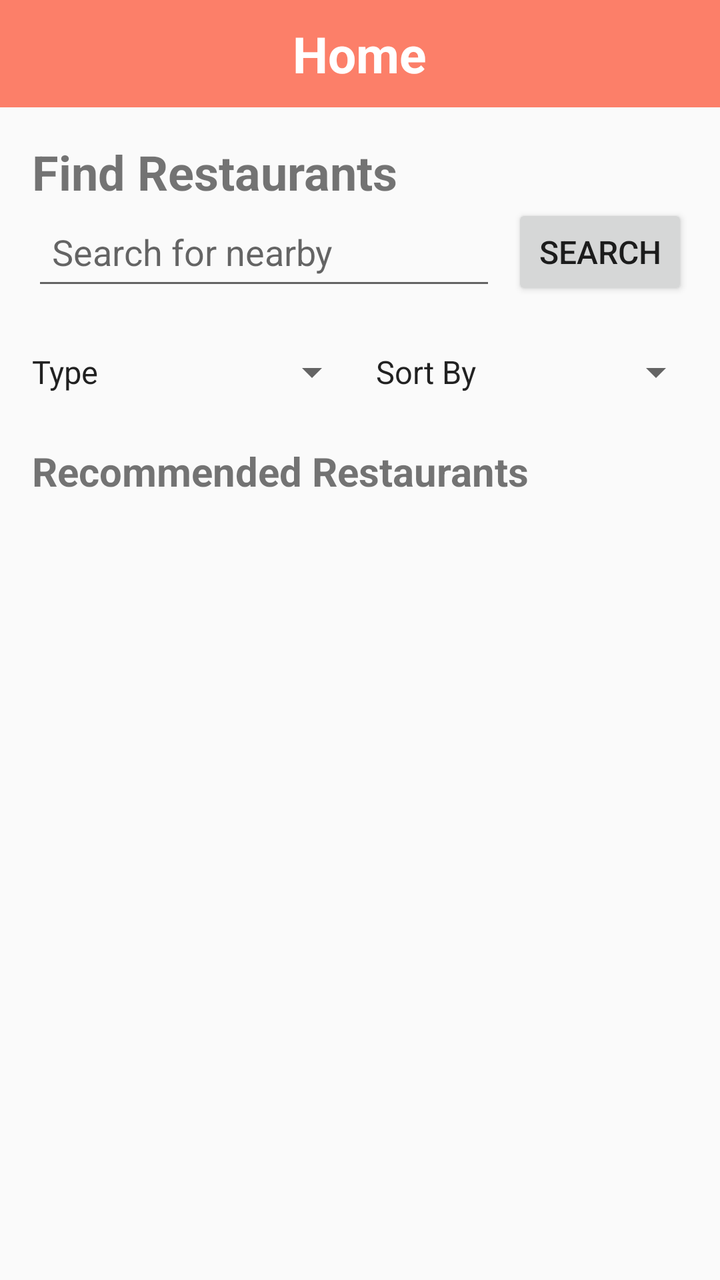
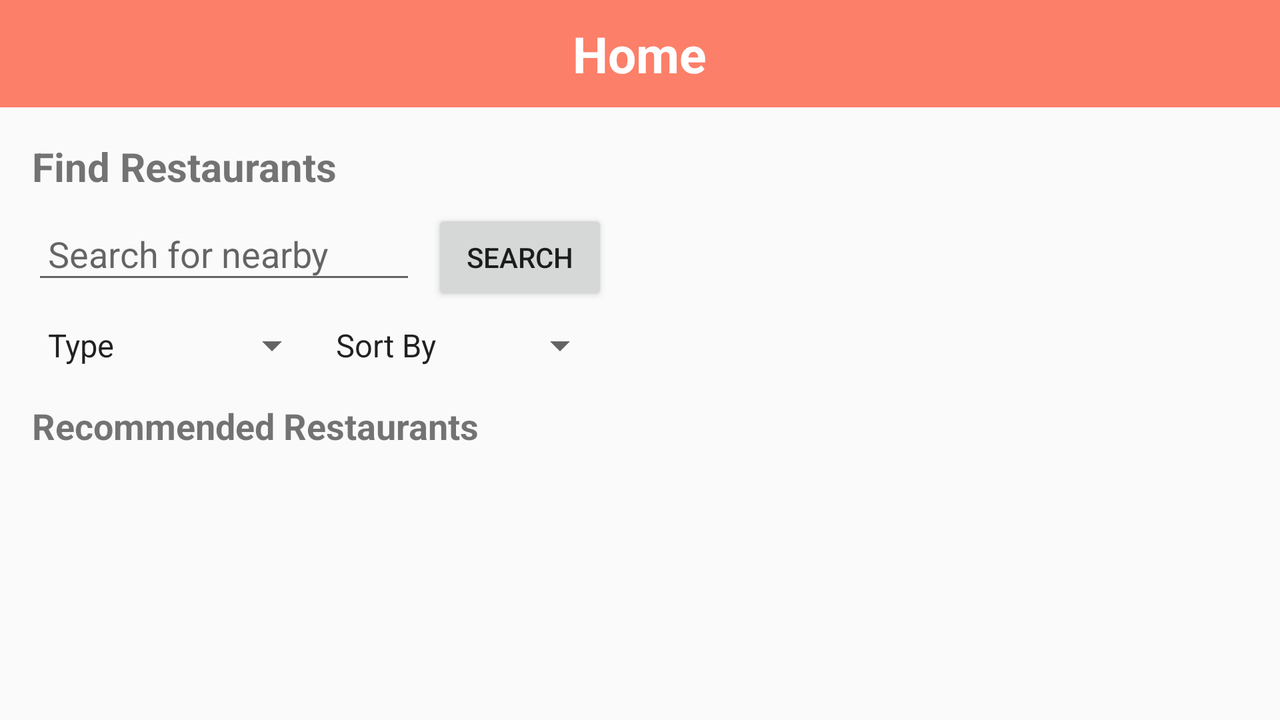

The same Android screen from two of the app's own layout files: first res/layout/ as a phone draws it, then the repository's variant for another configuration, drawn on a device whose configuration selects that folder. Both files follow.
<!-- AndroidManifest.xml: application theme Theme.SmartCity -->
<!-- res/layout/fragment_home.xml -->
<?xml version="1.0" encoding="utf-8"?>
<androidx.constraintlayout.widget.ConstraintLayout
    xmlns:android="http://schemas.android.com/apk/res/android"
    xmlns:app="http://schemas.android.com/apk/res-auto"
    xmlns:tools="http://schemas.android.com/tools"
    android:id="@+id/main"
    android:layout_width="match_parent"
    android:layout_height="match_parent"
    tools:context=".frontend.activity.MainActivity">


    <RelativeLayout
        android:layout_width="match_parent"
        android:layout_height="wrap_content"
        android:background="@color/navi_color"
        android:padding="10dp"
        android:id="@+id/toolbar"
        app:layout_constraintStart_toStartOf="parent"
        app:layout_constraintTop_toTopOf="parent"
        app:layout_constraintEnd_toEndOf="parent">

        <TextView
            android:layout_width="wrap_content"
            android:layout_height="wrap_content"
            android:text="Home"
            android:textSize="25sp"
            android:textStyle="bold"
            android:textColor="@color/white"
            android:layout_marginStart="10dp"
            android:layout_centerVertical="true"
            android:layout_centerInParent="true"/>
    </RelativeLayout>

    <TextView
        android:id="@+id/textViewTitle"
        android:layout_width="wrap_content"
        android:layout_height="wrap_content"
        android:layout_marginStart="16dp"
        android:layout_marginTop="16dp"
        android:text="Find Restaurants"
        android:textSize="24sp"
        android:textStyle="bold"
        app:layout_constraintStart_toStartOf="parent"
        app:layout_constraintTop_toBottomOf="@id/toolbar" />

    <EditText
        android:id="@+id/editTextSearch"
        android:layout_width="0dp"
        android:layout_height="wrap_content"
        android:layout_marginStart="16dp"
        android:layout_marginEnd="8dp"
        android:hint="Search for nearby"
        android:inputType="text"
        android:minHeight="48dp"
        android:padding="10dp"
        app:layout_constraintEnd_toStartOf="@+id/buttonSearch"
        app:layout_constraintStart_toStartOf="parent"
        app:layout_constraintTop_toBottomOf="@id/textViewTitle" />

    <Button
        android:id="@+id/buttonSearch"
        android:layout_width="wrap_content"
        android:layout_height="wrap_content"
        android:layout_marginEnd="16dp"
        android:text="Search"
        android:textSize="16sp"
        app:layout_constraintBottom_toBottomOf="@id/editTextSearch"
        app:layout_constraintEnd_toEndOf="parent"
        app:layout_constraintTop_toTopOf="@id/editTextSearch" />

    <LinearLayout
        android:id="@+id/linearLayoutFilterSort"
        android:layout_width="0dp"
        android:layout_height="wrap_content"
        android:layout_marginTop="16dp"
        android:orientation="horizontal"
        android:padding="8dp"
        app:layout_constraintEnd_toEndOf="parent"
        app:layout_constraintStart_toStartOf="parent"
        app:layout_constraintTop_toBottomOf="@id/editTextSearch">

        <Spinner
            android:id="@+id/spinnerFilter"
            android:layout_width="0dp"
            android:layout_height="wrap_content"
            android:layout_weight="1"
            android:entries="@array/filter_options"
            tools:ignore="TouchTargetSizeCheck" />

        <Spinner
            android:id="@+id/spinnerSortBy"
            android:layout_width="0dp"
            android:layout_height="wrap_content"
            android:layout_weight="1"
            android:entries="@array/sort_options"
            tools:ignore="TouchTargetSizeCheck" />
    </LinearLayout>

    <TextView
        android:id="@+id/textViewRecommended"
        android:layout_width="wrap_content"
        android:layout_height="wrap_content"
        android:layout_marginStart="16dp"
        android:layout_marginTop="16dp"
        android:text="Recommended Restaurants"
        android:textSize="20sp"
        android:textStyle="bold"
        app:layout_constraintStart_toStartOf="parent"
        app:layout_constraintTop_toBottomOf="@id/linearLayoutFilterSort" />

    <ListView
        android:id="@+id/listViewRestaurants"
        android:layout_width="0dp"
        android:layout_height="0dp"
        app:layout_constraintBottom_toBottomOf="parent"
        app:layout_constraintEnd_toEndOf="parent"
        app:layout_constraintStart_toStartOf="parent"
        app:layout_constraintTop_toBottomOf="@+id/textViewRecommended" />

</androidx.constraintlayout.widget.ConstraintLayout>
<!-- resources referenced by this layout -->
<resources>
  <string-array name="filter_options">
          <item>Type</item>
          <item>Bar</item>
          <item>Cafe</item>
          <item>Food</item>
          <item>Lodging</item>
      </string-array>
  <string-array name="sort_options">
          <item>Sort By</item> 
          <item>Price: Low to High</item>
          <item>Price: High to Low</item>
          <item>Rating: High to Low</item>
          <item>Rating: Low to High</item>
      </string-array>
  <color name="navi_color">#fc7f69</color>
  <color name="white">#FFFFFFFF</color>
  <style name="Theme.SmartCity" parent="Base.Theme.SmartCity" />
  <style name="Base.Theme.SmartCity" parent="Theme.MaterialComponents.DayNight.NoActionBar.Bridge">
          
          
      </style>
</resources>
<!-- res/layout-land/fragment_home.xml (the repository's variant of the layout above) -->
<!-- drawn on the phone turned sideways -->
<?xml version="1.0" encoding="utf-8"?>
<androidx.constraintlayout.widget.ConstraintLayout
    xmlns:android="http://schemas.android.com/apk/res/android"
    xmlns:app="http://schemas.android.com/apk/res-auto"
    xmlns:tools="http://schemas.android.com/tools"
    android:id="@+id/main"
    android:layout_width="match_parent"
    android:layout_height="match_parent"
    tools:context=".frontend.activity.MainActivity">

    <RelativeLayout
        android:layout_width="match_parent"
        android:layout_height="wrap_content"
        android:background="@color/navi_color"
        android:padding="10dp"
        android:id="@+id/toolbar"
        app:layout_constraintStart_toStartOf="parent"
        app:layout_constraintTop_toTopOf="parent"
        app:layout_constraintEnd_toEndOf="parent">

        <TextView
            android:layout_width="wrap_content"
            android:layout_height="wrap_content"
            android:text="Home"
            android:textSize="25sp"
            android:textStyle="bold"
            android:textColor="@color/white"
            android:layout_marginStart="10dp"
            android:layout_centerVertical="true"
            android:layout_centerInParent="true"/>
    </RelativeLayout>

    <LinearLayout
        android:id="@+id/linearLayoutLeft"
        android:layout_width="0dp"
        android:layout_height="0dp"
        android:orientation="vertical"
        android:padding="16dp"
        app:layout_constraintStart_toStartOf="parent"
        app:layout_constraintTop_toBottomOf="@id/toolbar"
        app:layout_constraintBottom_toBottomOf="parent"
        app:layout_constraintEnd_toStartOf="@id/listViewRestaurants"
        android:layout_weight="1">

    <TextView
        android:id="@+id/textViewTitle"
        android:layout_width="wrap_content"
        android:layout_height="wrap_content"
        android:text="Find Restaurants"
        android:textSize="20sp"
        android:textStyle="bold" />

    <LinearLayout
        android:id="@+id/linearLayoutSearch"
        android:layout_width="match_parent"
        android:layout_height="wrap_content"
        android:orientation="horizontal"
        android:layout_marginTop="8dp">

        <EditText
            android:id="@+id/editTextSearch"
            android:layout_width="0dp"
            android:layout_height="wrap_content"
            android:layout_weight="3"
            android:layout_marginEnd="8dp"
            android:hint="Search for nearby"
            android:inputType="text"
            android:minHeight="40dp"
            android:padding="8dp" />

        <Button
            android:id="@+id/buttonSearch"
            android:layout_width="wrap_content"
            android:layout_height="wrap_content"
            android:text="Search"
            android:textSize="14sp" />
    </LinearLayout>

    <LinearLayout
        android:id="@+id/linearLayoutFilterSort"
        android:layout_width="match_parent"
        android:layout_height="wrap_content"
        android:orientation="horizontal"
        android:layout_marginTop="8dp">

        <Spinner
            android:id="@+id/spinnerFilter"
            android:layout_width="0dp"
            android:layout_height="wrap_content"
            android:layout_weight="1"
            android:entries="@array/filter_options" />

        <Spinner
            android:id="@+id/spinnerSortBy"
            android:layout_width="0dp"
            android:layout_height="wrap_content"
            android:layout_weight="1"
            android:entries="@array/sort_options" />
    </LinearLayout>

    <TextView
        android:id="@+id/textViewRecommended"
        android:layout_width="wrap_content"
        android:layout_height="wrap_content"
        android:layout_marginTop="16dp"
        android:text="Recommended Restaurants"
        android:textSize="18sp"
        android:textStyle="bold" />
</LinearLayout>

<ListView
    android:id="@+id/listViewRestaurants"
    android:layout_width="0dp"
    android:layout_height="0dp"
    app:layout_constraintStart_toEndOf="@id/linearLayoutLeft"
    app:layout_constraintTop_toBottomOf="@id/toolbar"
    app:layout_constraintBottom_toBottomOf="parent"
    app:layout_constraintEnd_toEndOf="parent"
    android:layout_weight="2" />
    </androidx.constraintlayout.widget.ConstraintLayout>
